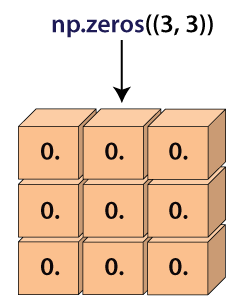
#> input picture examples/numpy-zeros.png, 241 x 300 px
$ python scaling-image-pyramids.py
#> lines starting #> are read from the running program, lines starting #| are printed output that depends on the picture
import cv2

# A pyramid is a set of images which are arranged like a pyramid format
image = cv2.imread("numpy-zeros.png")
#> image is the input picture: shape (300, 241, 3); mean B, G, R 185.7, 208.3, 235.6

# scales down
smaller_img = cv2.pyrDown(image)
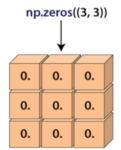
#> smaller_img: shape (150, 121, 3); mean B, G, R 186, 208.5, 235.7
# scales up
larger_img = cv2.pyrUp(smaller_img)
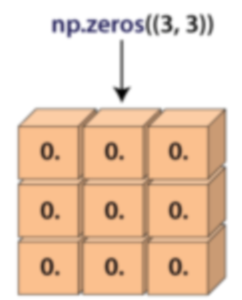
#> larger_img: shape (300, 242, 3); mean B, G, R 186, 208.5, 235.8


cv2.imshow('original-image',image)
cv2.imshow('larger-image',larger_img)
cv2.imshow('smaller-image',smaller_img)

cv2.waitKey(0)
cv2.destroyAllWindows()
